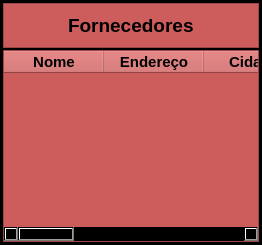
                        <widget class="QFrame" name="frame_19">
                         <property name="styleSheet">
                          <string notr="true">background-color:rgb(0,0,0)</string>
                         </property>
                         <property name="frameShape">
                          <enum>QFrame::StyledPanel</enum>
                         </property>
                         <property name="frameShadow">
                          <enum>QFrame::Raised</enum>
                         </property>
                         <layout class="QVBoxLayout" name="verticalLayout_43">
                          <property name="spacing">
                           <number>2</number>
                          </property>
                          <property name="sizeConstraint">
                           <enum>QLayout::SetMaximumSize</enum>
                          </property>
                          <property name="leftMargin">
                           <number>2</number>
                          </property>
                          <property name="topMargin">
                           <number>2</number>
                          </property>
                          <property name="rightMargin">
                           <number>2</number>
                          </property>
                          <property name="bottomMargin">
                           <number>2</number>
                          </property>
                          <item>
                           <widget class="QFrame" name="frame_21">
                            <property name="minimumSize">
                             <size>
                              <width>0</width>
                              <height>45</height>
                             </size>
                            </property>
                            <property name="styleSheet">
                             <string notr="true">background-color: rgb(205,92,92);</string>
                            </property>
                            <property name="frameShape">
                             <enum>QFrame::StyledPanel</enum>
                            </property>
                            <property name="frameShadow">
                             <enum>QFrame::Raised</enum>
                            </property>
                            <layout class="QVBoxLayout" name="verticalLayout_45">
                             <item alignment="Qt::AlignHCenter">
                              <widget class="QLabel" name="label_21">
                               <property name="text">
                                <string>&lt;html&gt;&lt;head/&gt;&lt;body&gt;&lt;p&gt;&lt;span style=&quot; font-size:14pt; font-weight:600;&quot;&gt;Fornecedores&lt;/span&gt;&lt;/p&gt;&lt;/body&gt;&lt;/html&gt;</string>
                               </property>
                              </widget>
                             </item>
                            </layout>
                           </widget>
                          </item>
                          <item>
                           <widget class="QTableWidget" name="tw_fornecedores">
                            <property name="font">
                             <font>
                              <pointsize>9</pointsize>
                             </font>
                            </property>
                            <property name="styleSheet">
                             <string notr="true">
background-color: rgb(205,92,92);
</string>
                            </property>
                            <column>
                             <property name="text">
                              <string>Nome</string>
                             </property>
                             <property name="font">
                              <font>
                               <family>Arial</family>
                               <pointsize>11</pointsize>
                               <weight>75</weight>
                               <bold>true</bold>
                              </font>
                             </property>
                            </column>
                            <column>
                             <property name="text">
                              <string>Endereço</string>
                             </property>
                             <property name="font">
                              <font>
                               <family>Arial</family>
                               <pointsize>11</pointsize>
                               <weight>75</weight>
                               <bold>true</bold>
                              </font>
                             </property>
                            </column>
                            <column>
                             <property name="text">
                              <string>Cidade</string>
                             </property>
                             <property name="font">
                              <font>
                               <family>Arial</family>
                               <pointsize>11</pointsize>
                               <weight>75</weight>
                               <bold>true</bold>
                              </font>
                             </property>
                            </column>
                            <column>
                             <property name="text">
                              <string>Bairro</string>
                             </property>
                             <property name="font">
                              <font>
                               <family>Arial</family>
                               <pointsize>11</pointsize>
                               <weight>75</weight>
                               <bold>true</bold>
                              </font>
                             </property>
                            </column>
                            <column>
                             <property name="text">
                              <string>UF</string>
                             </property>
                             <property name="font">
                              <font>
                               <family>Arial</family>
                               <pointsize>11</pointsize>
                               <weight>75</weight>
                               <bold>true</bold>
                              </font>
                             </property>
                            </column>
                            <column>
                             <property name="text">
                              <string>CEP</string>
                             </property>
                             <property name="font">
                              <font>
                               <family>Arial</family>
                               <pointsize>11</pointsize>
                               <weight>75</weight>
                               <bold>true</bold>
                              </font>
                             </property>
                            </column>
                            <column>
                             <property name="text">
                              <string>CNPJ</string>
                             </property>
                             <property name="font">
                              <font>
                               <family>Arial</family>
                               <pointsize>11</pointsize>
                               <weight>75</weight>
                               <bold>true</bold>
                              </font>
                             </property>
                            </column>
                            <column>
                             <property name="text">
                              <string>Telefone</string>
                             </property>
                             <property name="font">
                              <font>
                               <family>Arial</family>
                               <pointsize>11</pointsize>
                               <weight>75</weight>
                               <bold>true</bold>
                              </font>
                             </property>
                            </column>
                           </widget>
                          </item>
                         </layout>
                        </widget>
